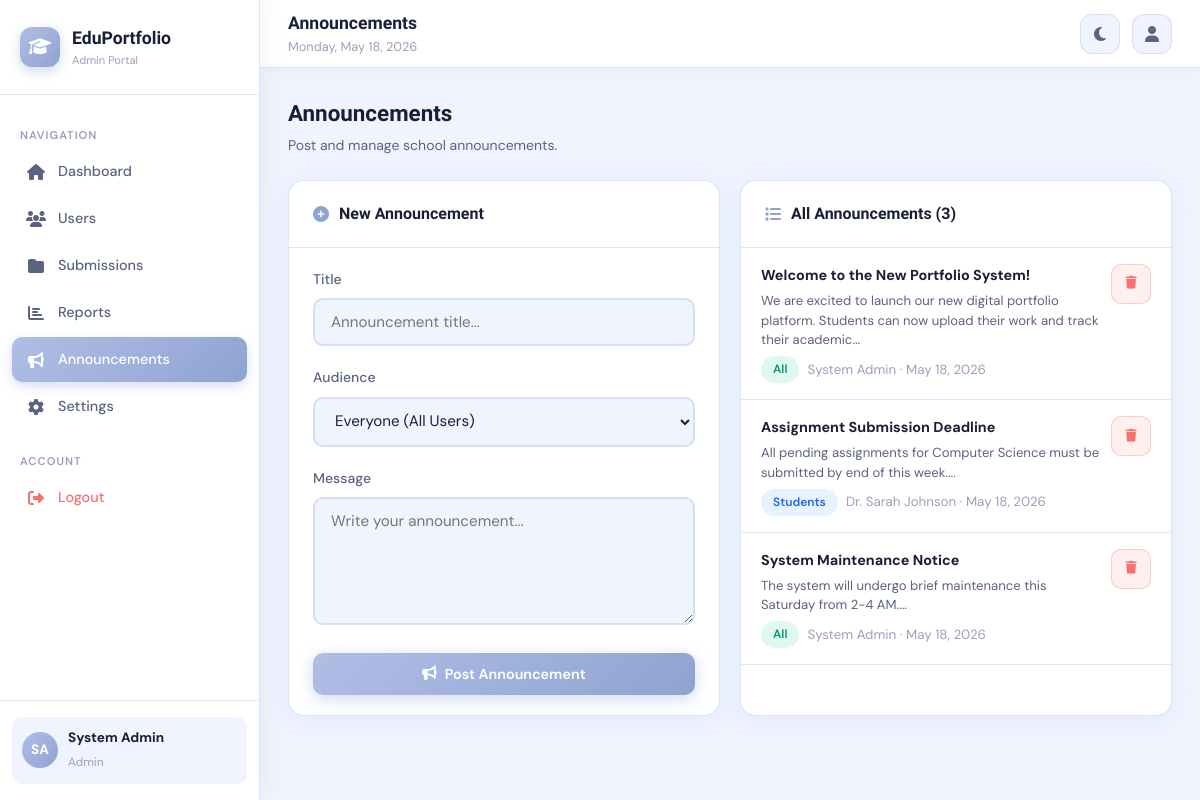
The app's page /pages/admin/announcements.php (signed in) with its own data.
### tables this page shows
CREATE TABLE users (
    id INT AUTO_INCREMENT PRIMARY KEY,
    full_name VARCHAR(100) NOT NULL,
    email VARCHAR(100) UNIQUE NOT NULL,
    password VARCHAR(255) NOT NULL,
    role ENUM('student','teacher','admin') DEFAULT 'student',
    avatar VARCHAR(255) DEFAULT NULL,
    phone VARCHAR(20) DEFAULT NULL,
    bio TEXT DEFAULT NULL,
    department VARCHAR(100) DEFAULT NULL,
    grade_level VARCHAR(50) DEFAULT NULL,
    created_at TIMESTAMP DEFAULT CURRENT_TIMESTAMP,
    updated_at TIMESTAMP DEFAULT CURRENT_TIMESTAMP ON UPDATE CURRENT_TIMESTAMP
);

CREATE TABLE announcements (
    id INT AUTO_INCREMENT PRIMARY KEY,
    author_id INT NOT NULL,
    title VARCHAR(200) NOT NULL,
    content TEXT,
    audience ENUM('all','students','teachers') DEFAULT 'all',
    created_at TIMESTAMP DEFAULT CURRENT_TIMESTAMP,
    FOREIGN KEY (author_id) REFERENCES users(id)
);

### includes/config.php (called while the page is built, shortened)
<?php
function getDB() {
    static $pdo = null;
    if ($pdo === null) {
        try {
            $dsn = "mysql:host=" . DB_HOST . ";dbname=" . DB_NAME . ";charset=utf8mb4";
            $pdo = new PDO($dsn, DB_USER, DB_PASS, [
                PDO::ATTR_ERRMODE => PDO::ERRMODE_EXCEPTION,
                PDO::ATTR_DEFAULT_FETCH_MODE => PDO::FETCH_ASSOC,
            ]);
        } catch (PDOException $e) {
            die(json_encode(['error' => 'Database connection failed: ' . $e->getMessage()]));
        }
    }
    return $pdo;
}
function getCurrentUser() {
    $db = getDB();
    $stmt = $db->prepare("SELECT * FROM users WHERE id = ?");
    $stmt->execute([$_SESSION['user_id']]);
    return $stmt->fetch();
}
function clean($str) {
    return htmlspecialchars($str ?? '', ENT_QUOTES, 'UTF-8');
}
?>

### pages/admin/announcements.php (the view, shortened to what this page needs)
<?php
require_once '../../includes/config.php';
$db  = getDB();
$announcements = $db->query("SELECT a.*, u.full_name FROM announcements a JOIN users u ON a.author_id=u.id ORDER BY a.created_at DESC")->fetchAll();
$pageTitle  = 'Announcements';
$activePage = 'announcements.php';
$baseUrl    = '../../';
require_once '../../includes/layout.php';
?>
<div class="page-header">
  <div><h2>Announcements</h2><p>Post and manage school announcements.</p></div>
</div>
<div class="content-grid">
  <div class="card">
    <div class="card-header"><h3><i class="fas fa-plus-circle"></i> New Announcement</h3></div>
    <div class="card-body">
      <form method="POST">
        <div class="form-group">
          <label>Title</label>
          <input type="text" name="title" placeholder="Announcement title..." required>
        </div>
        <div class="form-group">
          <label>Audience</label>
          <select name="audience">
            <option value="all">Everyone (All Users)</option>
          </select>
        </div>
        <div class="form-group">
          <label>Message</label>
          <textarea name="content" placeholder="Write your announcement..." rows="5" required></textarea>
        </div>
        <button type="submit" class="btn btn-primary"><i class="fas fa-bullhorn"></i> Post Announcement</button>
      </form>
    </div>
  </div>
  <div class="card">
    <div class="card-header"><h3><i class="fas fa-list"></i> All Announcements (<?= count($announcements) ?>)</h3></div>
    <div class="card-body" style="padding:0;max-height:520px;overflow-y:auto;">
      <?php if (empty($announcements)): ?>
        <div class="empty-state"><i class="fas fa-bullhorn"></i><h3>No announcements yet</h3></div>
      <?php else: ?>
        <?php foreach ($announcements as $a): ?>
        <div style="padding:16px 20px;border-bottom:1px solid var(--border);">
          <div style="display:flex;justify-content:space-between;align-items:flex-start;gap:10px;">
            <div style="flex:1;">
              <h4 style="font-size:0.9rem;margin-bottom:4px;"><?= clean($a['title']) ?></h4>
              <p style="font-size:0.82rem;color:var(--text-secondary);line-height:1.5;"><?= clean(substr($a['content'],0,120)) ?>...</p>
              <div style="margin-top:6px;display:flex;gap:8px;align-items:center;flex-wrap:wrap;">
                <span class="badge-status <?= $a['audience']==='all'?'approved':($a['audience']==='students'?'reviewed':'pending') ?>"><?= $a['audience'] ?></span>
                <small style="color:var(--text-muted)"><?= clean($a['full_name']) ?> · <?= date('M j, Y', strtotime($a['created_at'])) ?></small>
              </div>
            </div>
            <a href="?delete=<?= $a['id'] ?>" class="btn btn-danger btn-sm btn-icon"
               data-confirm="Delete this announcement?"><i class="fas fa-trash"></i></a>
          </div>
        </div>
        <?php endforeach; ?>
      <?php endif; ?>
    </div>
  </div>
</div>
<?php require_once '../../includes/layout_end.php'; ?>

### includes/layout.php (shortened to what this page needs)
<?php
$user = getCurrentUser();
$initials = strtoupper(substr($user['full_name'], 0, 1) . (strpos($user['full_name'], ' ') ? substr($user['full_name'], strpos($user['full_name'], ' ') + 1, 1) : ''));
$role = $user['role'];
$navItems = [];
if ($role === 'student') {
    $navItems = [
        ['icon' => 'fa-home', 'label' => 'Dashboard', 'href' => 'dashboard.php'],
        ['icon' => 'fa-user', 'label' => 'My Profile', 'href' => 'profile.php'],
        ['icon' => 'fa-cloud-upload-alt', 'label' => 'Upload Work', 'href' => 'upload.php'],
        ['icon' => 'fa-folder-open', 'label' => 'My Submissions', 'href' => 'submissions.php'],
        ['icon' => 'fa-star', 'label' => 'Grades', 'href' => 'grades.php'],
        ['icon' => 'fa-comments', 'label' => 'Feedback', 'href' => 'feedback.php'],
        ['icon' => 'fa-cog', 'label' => 'Settings', 'href' => 'settings.php'],
    ];
} elseif ($role === 'admin') {
    $navItems = [
        ['icon' => 'fa-home', 'label' => 'Dashboard', 'href' => 'dashboard.php'],
        ['icon' => 'fa-users', 'label' => 'Users', 'href' => 'users.php'],
        ['icon' => 'fa-folder', 'label' => 'Submissions', 'href' => 'submissions.php'],
        ['icon' => 'fa-chart-bar', 'label' => 'Reports', 'href' => 'reports.php'],
        ['icon' => 'fa-bullhorn', 'label' => 'Announcements', 'href' => 'announcements.php'],
        ['icon' => 'fa-cog', 'label' => 'Settings', 'href' => 'settings.php'],
    ];
}
?>
<!DOCTYPE html>
<html lang="en" data-theme="light">
<head>
  <link rel="stylesheet" href="<?= $baseUrl ?>assets/css/style.css">
  <link rel="stylesheet" href="<?= APP_URL ?>/assets/css/style.css">
  <link rel="stylesheet" href="https://cdnjs.cloudflare.com/ajax/libs/font-awesome/6.5.0/css/all.min.css">
</head>
<body>
<aside class="sidebar" id="sidebar">
  <div class="sidebar-logo">
    <div class="logo-icon"><i class="fas fa-graduation-cap"></i></div>
    <div>
      <h2>EduPortfolio</h2>
      <span><?= ucfirst($role) ?> Portal</span>
    </div>
  </div>
  <nav class="sidebar-nav">
    <div class="nav-section-label">Navigation</div>
    <?php foreach ($navItems as $item): ?>
      <a href="<?= $item['href'] ?>"
         class="nav-item <?= ($activePage ?? '') === $item['href'] ? 'active' : '' ?>">
        <i class="fas <?= $item['icon'] ?>"></i>
        <?= $item['label'] ?>
      </a>
    <?php endforeach; ?>
    <div class="nav-section-label" style="margin-top:16px;">Account</div>
    <a href="<?= $baseUrl ?>logout.php" class="nav-item" style="color:var(--red);">
      <i class="fas fa-sign-out-alt"></i> Logout
    </a>
  </nav>
  <div class="sidebar-footer">
    <div class="user-mini">
      <div class="avatar"><?= $initials ?></div>
      <div class="info">
        <strong><?= clean($user['full_name']) ?></strong>
        <span><?= clean($user['role']) ?></span>
      </div>
    </div>
  </div>
</aside>
<nav class="topnav">
  <div class="topnav-title">
    <h1><?= clean($pageTitle ?? 'Dashboard') ?></h1>
    <p><?= date('l, F j, Y') ?></p>
  </div>
  <div class="topnav-right">
    <button class="topnav-btn" id="themeToggle" title="Toggle theme">
    </button>
    <a href="<?= $baseUrl ?>pages/<?= $role ?>/profile.php" class="topnav-btn" title="Profile" style="text-decoration:none;">
      <i class="fas fa-user"></i>
    </a>
  </div>
</nav>
<main class="main-content">
  <div class="page-content">

### records on screen
users: role "Admin", full_name "SA", full_name "System Admin"
announcements: title "Welcome to the New Portfolio System!", content "We are excited to launch our new digital portfolio platform. Students can now upload their work and track their academic", audience "All", author.full_name "System Admin", created_at "May 18, 2026"
announcements: title "Assignment Submission Deadline", content "All pending assignments for Computer Science must be submitted by end of this week.", audience "Students", author.full_name "Dr. Sarah Johnson", created_at "May 18, 2026"
announcements: title "System Maintenance Notice", content "The system will undergo brief maintenance this Saturday from 2-4 AM.", audience "All", author.full_name "System Admin", created_at "May 18, 2026"

### other values on screen
$item['label'] "Dashboard"
$item['label'] "Users"
$item['label'] "Submissions"
$item['label'] "Reports"
$item['label'] "Announcements"
$item['label'] "Settings"
$pageTitle "Announcements"
count($announcements) "3"
